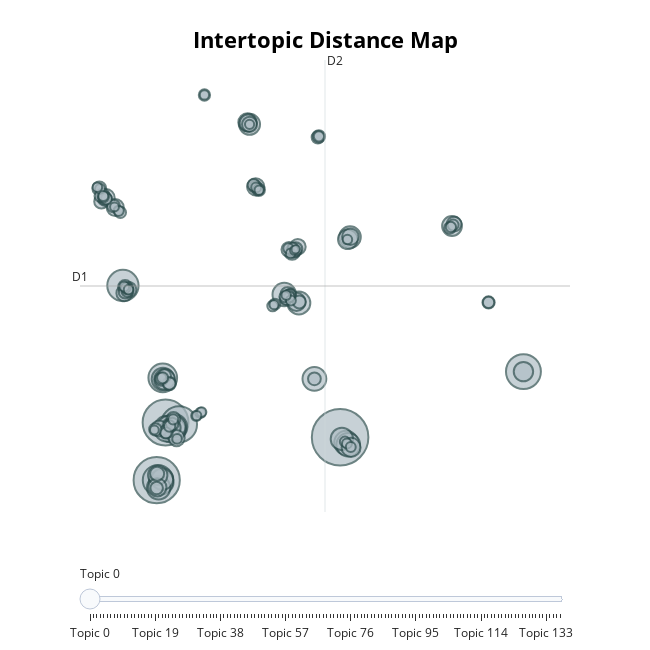

The cell this chart's notebook holds for it:
### Code cell
nlp_topic_model.visualize_topics()

### Figure 1 — Plotly figure (JSON) as saved in the notebook; plotly's stock layout.template omitted (floating-point values rounded to 4 significant figures; data arrays with more than 128 entries replaced by an {"elided": "..."} marker saying what was removed)
{"data": [{"customdata": {"elided": "138x3 mixed values"}, "hovertemplate": "<b>Topic %{customdata[0]}</b><br>%{customdata[1]}<br>Size: %{customdata[2]}", "legendgroup": "", "marker": {"color": "#B0BEC5", "line": {"color": "DarkSlateGrey", "width": 2}, "size": {"elided": "138 int values"}, "sizemode": "area", "sizeref": 0.2819, "symbol": "circle"}, "mode": "markers", "name": "", "orientation": "v", "showlegend": false, "type": "scatter", "x": {"elided": "138 float values"}, "xaxis": "x", "y": {"elided": "138 float values"}, "yaxis": "y"}], "layout": {"annotations": [{"showarrow": false, "text": "D1", "x": -8.679, "y": 3.002, "yshift": 10}, {"showarrow": false, "text": "D2", "x": 7.308, "xshift": 10, "y": 19.09}], "height": 650, "hoverlabel": {"bgcolor": "white", "font": {"family": "Rockwell", "size": 16}}, "legend": {"itemsizing": "constant", "tracegroupgap": 0}, "margin": {"t": 60}, "shapes": [{"line": {"color": "#CFD8DC", "width": 2}, "type": "line", "x0": 7.308, "x1": 7.308, "y0": -13.08, "y1": 19.09}, {"line": {"color": "#9E9E9E", "width": 2}, "type": "line", "x0": -8.679, "x1": 23.29, "y0": 3.002, "y1": 3.002}], "sliders": [{"active": 0, "pad": {"t": 50}, "steps": [{"args": [{"marker.color": {"elided": "1x138 str values"}}], "label": "Topic 0", "method": "update"}, {"args": [{"marker.color": {"elided": "1x138 str values"}}], "label": "Topic 1", "method": "update"}, {"args": [{"marker.color": {"elided": "1x138 str values"}}], "label": "Topic 2", "method": "update"}, {"args": [{"marker.color": {"elided": "1x138 str values"}}], "label": "Topic 3", "method": "update"}, {"args": [{"marker.color": {"elided": "1x138 str values"}}], "label": "Topic 4", "method": "update"}, {"args": [{"marker.color": {"elided": "1x138 str values"}}], "label": "Topic 5", "method": "update"}, {"args": [{"marker.color": {"elided": "1x138 str values"}}], "label": "Topic 6", "method": "update"}, {"args": [{"marker.color": {"elided": "1x138 str values"}}], "label": "Topic 7", "method": "update"}, {"args": [{"marker.color": {"elided": "1x138 str values"}}], "label": "Topic 8", "method": "update"}, {"args": [{"marker.color": {"elided": "1x138 str values"}}], "label": "Topic 9", "method": "update"}, {"args": [{"marker.color": {"elided": "1x138 str values"}}], "label": "Topic 10", "method": "update"}, {"args": [{"marker.color": {"elided": "1x138 str values"}}], "label": "Topic 11", "method": "update"}, {"args": [{"marker.color": {"elided": "1x138 str values"}}], "label": "Topic 12", "method": "update"}, {"args": [{"marker.color": {"elided": "1x138 str values"}}], "label": "Topic 13", "method": "update"}, {"args": [{"marker.color": {"elided": "1x138 str values"}}], "label": "Topic 14", "method": "update"}, {"args": [{"marker.color": {"elided": "1x138 str values"}}], "label": "Topic 15", "method": "update"}, {"args": [{"marker.color": {"elided": "1x138 str values"}}], "label": "Topic 16", "method": "update"}, {"args": [{"marker.color": {"elided": "1x138 str values"}}], "label": "Topic 17", "method": "update"}, {"args": [{"marker.color": {"elided": "1x138 str values"}}], "label": "Topic 18", "method": "update"}, {"args": [{"marker.color": {"elided": "1x138 str values"}}], "label": "Topic 19", "method": "update"}, {"args": [{"marker.color": {"elided": "1x138 str values"}}], "label": "Topic 20", "method": "update"}, {"args": [{"marker.color": {"elided": "1x138 str values"}}], "label": "Topic 21", "method": "update"}, {"args": [{"marker.color": {"elided": "1x138 str values"}}], "label": "Topic 22", "method": "update"}, {"args": [{"marker.color": {"elided": "1x138 str values"}}], "label": "Topic 23", "method": "update"}, {"args": [{"marker.color": {"elided": "1x138 str values"}}], "label": "Topic 24", "method": "update"}, {"args": [{"marker.color": {"elided": "1x138 str values"}}], "label": "Topic 25", "method": "update"}, {"args": [{"marker.color": {"elided": "1x138 str values"}}], "label": "Topic 26", "method": "update"}, {"args": [{"marker.color": {"elided": "1x138 str values"}}], "label": "Topic 27", "method": "update"}, {"args": [{"marker.color": {"elided": "1x138 str values"}}], "label": "Topic 28", "method": "update"}, {"args": [{"marker.color": {"elided": "1x138 str values"}}], "label": "Topic 29", "method": "update"}, {"args": [{"marker.color": {"elided": "1x138 str values"}}], "label": "Topic 30", "method": "update"}, {"args": [{"marker.color": {"elided": "1x138 str values"}}], "label": "Topic 31", "method": "update"}, {"args": [{"marker.color": {"elided": "1x138 str values"}}], "label": "Topic 32", "method": "update"}, {"args": [{"marker.color": {"elided": "1x138 str values"}}], "label": "Topic 33", "method": "update"}, {"args": [{"marker.color": {"elided": "1x138 str values"}}], "label": "Topic 34", "method": "update"}, {"args": [{"marker.color": {"elided": "1x138 str values"}}], "label": "Topic 35", "method": "update"}, {"args": [{"marker.color": {"elided": "1x138 str values"}}], "label": "Topic 36", "method": "update"}, {"args": [{"marker.color": {"elided": "1x138 str values"}}], "label": "Topic 37", "method": "update"}, {"args": [{"marker.color": {"elided": "1x138 str values"}}], "label": "Topic 38", "method": "update"}, {"args": [{"marker.color": {"elided": "1x138 str values"}}], "label": "Topic 39", "method": "update"}, {"args": [{"marker.color": {"elided": "1x138 str values"}}], "label": "Topic 40", "method": "update"}, {"args": [{"marker.color": {"elided": "1x138 str values"}}], "label": "Topic 41", "method": "update"}, {"args": [{"marker.color": {"elided": "1x138 str values"}}], "label": "Topic 42", "method": "update"}, {"args": [{"marker.color": {"elided": "1x138 str values"}}], "label": "Topic 43", "method": "update"}, {"args": [{"marker.color": {"elided": "1x138 str values"}}], "label": "Topic 44", "method": "update"}, {"args": [{"marker.color": {"elided": "1x138 str values"}}], "label": "Topic 45", "method": "update"}, {"args": [{"marker.color": {"elided": "1x138 str values"}}], "label": "Topic 46", "method": "update"}, {"args": [{"marker.color": {"elided": "1x138 str values"}}], "label": "Topic 47", "method": "update"}, {"args": [{"marker.color": {"elided": "1x138 str values"}}], "label": "Topic 48", "method": "update"}, {"args": [{"marker.color": {"elided": "1x138 str values"}}], "label": "Topic 49", "method": "update"}, {"args": [{"marker.color": {"elided": "1x138 str values"}}], "label": "Topic 50", "method": "update"}, {"args": [{"marker.color": {"elided": "1x138 str values"}}], "label": "Topic 51", "method": "update"}, {"args": [{"marker.color": {"elided": "1x138 str values"}}], "label": "Topic 52", "method": "update"}, {"args": [{"marker.color": {"elided": "1x138 str values"}}], "label": "Topic 53", "method": "update"}, {"args": [{"marker.color": {"elided": "1x138 str values"}}], "label": "Topic 54", "method": "update"}, {"args": [{"marker.color": {"elided": "1x138 str values"}}], "label": "Topic 55", "method": "update"}, {"args": [{"marker.color": {"elided": "1x138 str values"}}], "label": "Topic 56", "method": "update"}, {"args": [{"marker.color": {"elided": "1x138 str values"}}], "label": "Topic 57", "method": "update"}, {"args": [{"marker.color": {"elided": "1x138 str values"}}], "label": "Topic 58", "method": "update"}, {"args": [{"marker.color": {"elided": "1x138 str values"}}], "label": "Topic 59", "method": "update"}, {"args": [{"marker.color": {"elided": "1x138 str values"}}], "label": "Topic 60", "method": "update"}, {"args": [{"marker.color": {"elided": "1x138 str values"}}], "label": "Topic 61", "method": "update"}, {"args": [{"marker.color": {"elided": "1x138 str values"}}], "label": "Topic 62", "method": "update"}, {"args": [{"marker.color": {"elided": "1x138 str values"}}], "label": "Topic 63", "method": "update"}, {"args": [{"marker.color": {"elided": "1x138 str values"}}], "label": "Topic 64", "method": "update"}, {"args": [{"marker.color": {"elided": "1x138 str values"}}], "label": "Topic 65", "method": "update"}, {"args": [{"marker.color": {"elided": "1x138 str values"}}], "label": "Topic 66", "method": "update"}, {"args": [{"marker.color": {"elided": "1x138 str values"}}], "label": "Topic 67", "method": "update"}, {"args": [{"marker.color": {"elided": "1x138 str values"}}], "label": "Topic 68", "method": "update"}, {"args": [{"marker.color": {"elided": "1x138 str values"}}], "label": "Topic 69", "method": "update"}, {"args": [{"marker.color": {"elided": "1x138 str values"}}], "label": "Topic 70", "method": "update"}, {"args": [{"marker.color": {"elided": "1x138 str values"}}], "label": "Topic 71", "method": "update"}, {"args": [{"marker.color": {"elided": "1x138 str values"}}], "label": "Topic 72", "method": "update"}, {"args": [{"marker.color": {"elided": "1x138 str values"}}], "label": "Topic 73", "method": "update"}, {"args": [{"marker.color": {"elided": "1x138 str values"}}], "label": "Topic 74", "method": "update"}, {"args": [{"marker.color": {"elided": "1x138 str values"}}], "label": "Topic 75", "method": "update"}, {"args": [{"marker.color": {"elided": "1x138 str values"}}], "label": "Topic 76", "method": "update"}, {"args": [{"marker.color": {"elided": "1x138 str values"}}], "label": "Topic 77", "method": "update"}, {"args": [{"marker.color": {"elided": "1x138 str values"}}], "label": "Topic 78", "method": "update"}, {"args": [{"marker.color": {"elided": "1x138 str values"}}], "label": "Topic 79", "method": "update"}, {"args": [{"marker.color": {"elided": "1x138 str values"}}], "label": "Topic 80", "method": "update"}, {"args": [{"marker.color": {"elided": "1x138 str values"}}], "label": "Topic 81", "method": "update"}, {"args": [{"marker.color": {"elided": "1x138 str values"}}], "label": "Topic 82", "method": "update"}, {"args": [{"marker.color": {"elided": "1x138 str values"}}], "label": "Topic 83", "method": "update"}, {"args": [{"marker.color": {"elided": "1x138 str values"}}], "label": "Topic 84", "method": "update"}, {"args": [{"marker.color": {"elided": "1x138 str values"}}], "label": "Topic 85", "method": "update"}, {"args": [{"marker.color": {"elided": "1x138 str values"}}], "label": "Topic 86", "method": "update"}, {"args": [{"marker.color": {"elided": "1x138 str values"}}], "label": "Topic 87", "method": "update"}, {"args": [{"marker.color": {"elided": "1x138 str values"}}], "label": "Topic 88", "method": "update"}, {"args": [{"marker.color": {"elided": "1x138 str values"}}], "label": "Topic 89", "method": "update"}, {"args": [{"marker.color": {"elided": "1x138 str values"}}], "label": "Topic 90", "method": "update"}, {"args": [{"marker.color": {"elided": "1x138 str values"}}], "label": "Topic 91", "method": "update"}, {"args": [{"marker.color": {"elided": "1x138 str values"}}], "label": "Topic 92", "method": "update"}, {"args": [{"marker.color": {"elided": "1x138 str values"}}], "label": "Topic 93", "method": "update"}, {"args": [{"marker.color": {"elided": "1x138 str values"}}], "label": "Topic 94", "method": "update"}, {"args": [{"marker.color": {"elided": "1x138 str values"}}], "label": "Topic 95", "method": "update"}, {"args": [{"marker.color": {"elided": "1x138 str values"}}], "label": "Topic 96", "method": "update"}, {"args": [{"marker.color": {"elided": "1x138 str values"}}], "label": "Topic 97", "method": "update"}, {"args": [{"marker.color": {"elided": "1x138 str values"}}], "label": "Topic 98", "method": "update"}, {"args": [{"marker.color": {"elided": "1x138 str values"}}], "label": "Topic 99", "method": "update"}, {"args": [{"marker.color": {"elided": "1x138 str values"}}], "label": "Topic 100", "method": "update"}, {"args": [{"marker.color": {"elided": "1x138 str values"}}], "label": "Topic 101", "method": "update"}, {"args": [{"marker.color": {"elided": "1x138 str values"}}], "label": "Topic 102", "method": "update"}, {"args": [{"marker.color": {"elided": "1x138 str values"}}], "label": "Topic 103", "method": "update"}, {"args": [{"marker.color": {"elided": "1x138 str values"}}], "label": "Topic 104", "method": "update"}, {"args": [{"marker.color": {"elided": "1x138 str values"}}], "label": "Topic 105", "method": "update"}, {"args": [{"marker.color": {"elided": "1x138 str values"}}], "label": "Topic 106", "method": "update"}, {"args": [{"marker.color": {"elided": "1x138 str values"}}], "label": "Topic 107", "method": "update"}, {"args": [{"marker.color": {"elided": "1x138 str values"}}], "label": "Topic 108", "method": "update"}, {"args": [{"marker.color": {"elided": "1x138 str values"}}], "label": "Topic 109", "method": "update"}, {"args": [{"marker.color": {"elided": "1x138 str values"}}], "label": "Topic 110", "method": "update"}, {"args": [{"marker.color": {"elided": "1x138 str values"}}], "label": "Topic 111", "method": "update"}, {"args": [{"marker.color": {"elided": "1x138 str values"}}], "label": "Topic 112", "method": "update"}, {"args": [{"marker.color": {"elided": "1x138 str values"}}], "label": "Topic 113", "method": "update"}, {"args": [{"marker.color": {"elided": "1x138 str values"}}], "label": "Topic 114", "method": "update"}, {"args": [{"marker.color": {"elided": "1x138 str values"}}], "label": "Topic 115", "method": "update"}, {"args": [{"marker.color": {"elided": "1x138 str values"}}], "label": "Topic 116", "method": "update"}, {"args": [{"marker.color": {"elided": "1x138 str values"}}], "label": "Topic 117", "method": "update"}, {"args": [{"marker.color": {"elided": "1x138 str values"}}], "label": "Topic 118", "method": "update"}, {"args": [{"marker.color": {"elided": "1x138 str values"}}], "label": "Topic 119", "method": "update"}, {"args": [{"marker.color": {"elided": "1x138 str values"}}], "label": "Topic 120", "method": "update"}, {"args": [{"marker.color": {"elided": "1x138 str values"}}], "label": "Topic 121", "method": "update"}, {"args": [{"marker.color": {"elided": "1x138 str values"}}], "label": "Topic 122", "method": "update"}, {"args": [{"marker.color": {"elided": "1x138 str values"}}], "label": "Topic 123", "method": "update"}, {"args": [{"marker.color": {"elided": "1x138 str values"}}], "label": "Topic 124", "method": "update"}, {"args": [{"marker.color": {"elided": "1x138 str values"}}], "label": "Topic 125", "method": "update"}, {"args": [{"marker.color": {"elided": "1x138 str values"}}], "label": "Topic 126", "method": "update"}, {"args": [{"marker.color": {"elided": "1x138 str values"}}], "label": "Topic 127", "method": "update"}, {"args": [{"marker.color": {"elided": "1x138 str values"}}], "label": "Topic 128", "method": "update"}, {"args": [{"marker.color": {"elided": "1x138 str values"}}], "label": "Topic 129", "method": "update"}, {"args": [{"marker.color": {"elided": "1x138 str values"}}], "label": "Topic 130", "method": "update"}, {"args": [{"marker.color": {"elided": "1x138 str values"}}], "label": "Topic 131", "method": "update"}, {"args": [{"marker.color": {"elided": "1x138 str values"}}], "label": "Topic 132", "method": "update"}, {"args": [{"marker.color": {"elided": "1x138 str values"}}], "label": "Topic 133", "method": "update"}, {"args": [{"marker.color": {"elided": "1x138 str values"}}], "label": "Topic 134", "method": "update"}, {"args": [{"marker.color": {"elided": "1x138 str values"}}], "label": "Topic 135", "method": "update"}, {"args": [{"marker.color": {"elided": "1x138 str values"}}], "label": "Topic 136", "method": "update"}, {"args": [{"marker.color": {"elided": "1x138 str values"}}], "label": "Topic 137", "method": "update"}]}], "title": {"font": {"color": "Black", "size": 22}, "text": "<b>Intertopic Distance Map</b>", "x": 0.5, "xanchor": "center", "y": 0.95, "yanchor": "top"}, "width": 650, "xaxis": {"anchor": "y", "domain": [0, 1], "range": [-8.679, 23.29], "title": {"text": ""}, "visible": false}, "yaxis": {"anchor": "x", "domain": [0, 1], "range": [-13.08, 19.09], "title": {"text": ""}, "visible": false}}}
